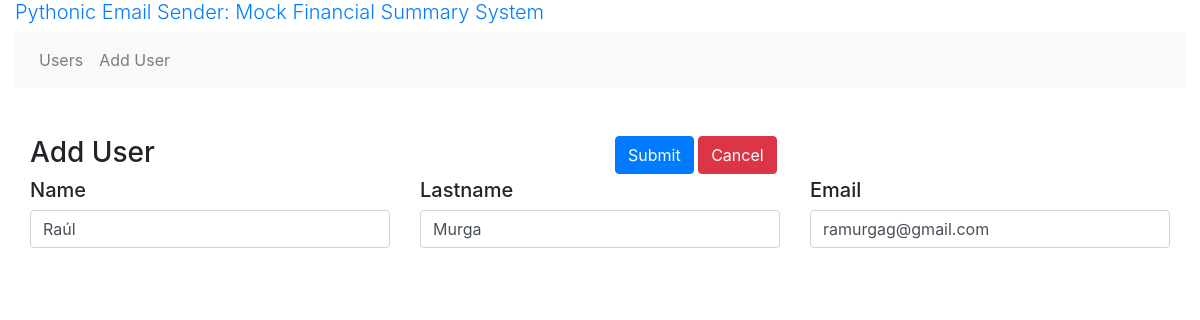
Page /edit_user/1 on the earlier database version.
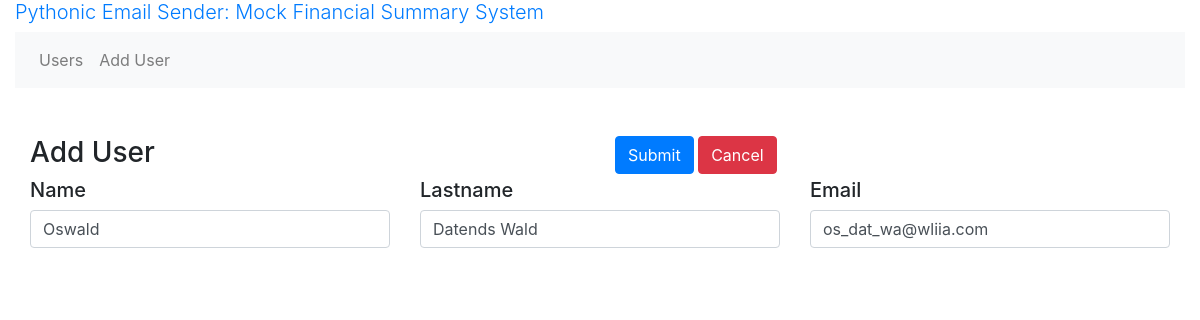
Same page on the later database version.
### models.py (models this page shows)
class User(db.Model):
    __tablename__ = 'user'
    id = db.Column(db.Integer, primary_key=True)
    created_at = db.Column(db.Date, nullable = False, default=datetime.utcnow())
    name = db.Column(db.String(255), nullable = False)
    lastname = db.Column(db.String(255), nullable = False)
    email = db.Column(db.String(255), nullable = False)
    transactions = db.relationship('Transaction', back_populates='user', cascade="all,delete")# one2many
    def __repr__(self):
        return f'id = {self.id}: {self.name} {self.lastname}, {self.created_at}'

### routes.py (the view, shortened to what this page needs)
@app.route('/edit_user/<int:user_id>', methods=['GET', 'POST'])
def edit_user(user_id):
    form = forms.AddUserForm()
    user = models.User.query.get(user_id)
    print(user)
    if user:
        form.name.data = user.name
        form.lastname.data = user.lastname
        form.email.data = user.email
        return render_template('edit_user.html', form=form, user_id=user_id)
    flash(f'User with id {user_id} does not exit')
    return redirect(url_for('users'))

### forms.py
class AddUserForm(FlaskForm):
    name = StringField('Name', validators=[DataRequired()])
    lastname = StringField('Lastname', validators=[DataRequired()])
    email = StringField('email', validators=[DataRequired(), Email()])
    submit = SubmitField('Submit')

### templates/edit_user.html (shortened to what this page needs)
{% extends "base.html" %}
{% block main %}
<div class="container-fluid">
  <form action="{{ url_for('edit_user', user_id=user_id)  }}" method="post">
    <div class="row">
      <div class="col">
        <h3>Add User</h3>
      </div>
      <div class="col">
        {{ form.submit(class="btn btn-primary") }}
        <a href="{{ url_for('users') }}" class="btn btn-danger">Cancel</a>
      </div>
    </div>
    <div class="row">
      <div class="col">
        <h5> Name </h5>
        {{ form.name(class="form-control") }}
      </div>
      <div class="col">
        <h5> Lastname </h5>
        {{ form.lastname(class="form-control") }}
      </div>
      <div class="col">
        <h5> Email </h5>
        {{ form.email(class="form-control") }}
      </div>
    </div>
  </form>
</div>
{% endblock %}

Differences in the rows shown:
changed User: name "Raúl" → "Oswald"; lastname "Murga" → "Datends Wald"; email "ramurgag@gmail.com" → "os_dat_wa@wliia.com"
